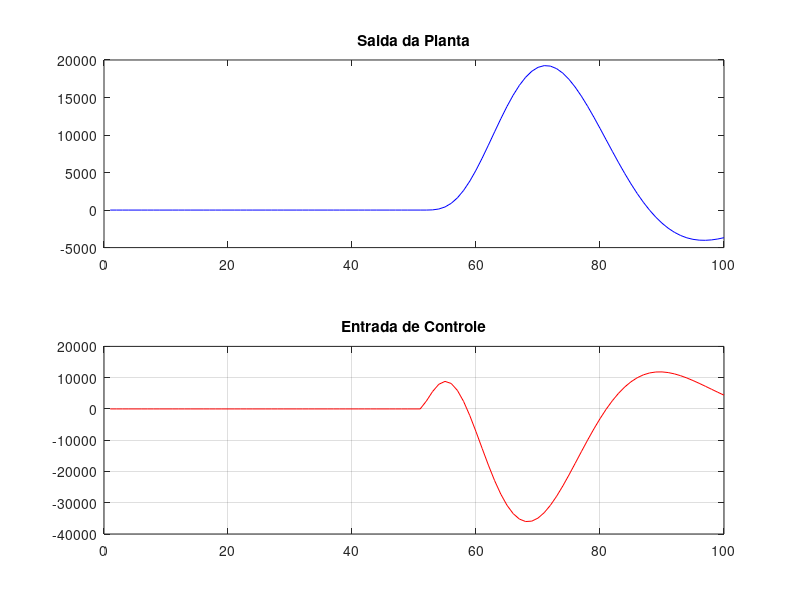

Source code (MATLAB):
% Planta de fase não mínima -> Tem um zero no semiplano direito. 
%Consequência a planta tem um undershoot (começa ao contrário) e só depois
%vai pra referência
clear all;
clc;

%Parametros do controlador

N = 15;  %Horizonte de predição 
M = 10;  %Ações de Controle 
lambda = 10; %Controla a agressvidade, menor lambida mais agressivo
Ns = 50; %Periodo de amostragem -> Truncamentos no momento em que a resposta ao degrau estabiliza
R = ones(N,1);


%Dados da planta simulada
% Código para discretizar a partir de função de transferência 
% c2d(G,0.2) -> Parametros tf e periodo de amostragem 

% Dado da questão/situação 
B =  [0.01036 0.0107]; %Numérador da função de tranferência do domínio Z
A =  [1 -2.126 1.105]; %Denominador da função de tranferência do domínio Z
PeriodoAmostragem = 0.1; 

%--- Dados da Simulação 
TempoSimulacao = 10;
k=1;
Amostras = TempoSimulacao/PeriodoAmostragem;


%---- Aplicação do Degrau Unitário na Planta 

udegrau = ones(1,N+Ns);
g=ones(1,N+Ns);
for k=1:N+Ns
     if (k-2)>0
            g(k) = -A(2)*g(k-1) -A(3)*g(k-2) + B(1)*udegrau(k-1) + B(2)*udegrau(k-2);
        else
            if (k-1)>0
                g(k) = -A(2)*g(k-1) + B(1)*udegrau(k-1);
            else 
                g(k)=0;
            end
     end
end


%----- Calcular a Matriz de Resposta Forçada 
G = zeros(N,M);

for i=1:N
    for j=1:M
        if(j<=i)
            G(i,j) = g(i-j+1);
        end
    end
end


%----- Executar o Controlador 
ym=zeros(1,Amostras); %escrevi depois
for k=1:Amostras % até aqui foi copiado do prof . %Quando k=67 problema. Excede tamanho do vetor g; 
    
    %---- Ler da Planta 
    if (k-2)>0
        ym(k) = -A(2)*ym(k-1) -A(3)*ym(k-2) + B(1)*uctrl(k-1) + B(2)*uctrl(k-2);
    else
        if (k-1)>0
            ym(k) = -A(2)*ym(k-1) + B(1)*uctrl(k-1);
        else 
            ym(k)=0;
        end
    end    
    %---- Calcular Vetor de Resposta Livres (F) vai de 1 até N
    F=zeros(N,1);
    soma=0;
    for j=1:N 
        soma=0;
        for i=1:Ns
            if(k-i)>0
                soma=soma+(g(i+j)-g(i))*du(k-i); %quando k>11 k-i>10
                %soma=0;
            end
        end
        F(j,1)=soma+ym(k);
    end
    
    deltau=inv(G'*G+lambda*eye(M,M))*G'*(R-F);
    du(k)  = deltau(1);
    if (k-1)>0
        uctrl(k)=uctrl(k-1)+deltau(1);
    else
        uctrl(k)=deltau(1);
    end

end

subplot(2,1,1);
plot(ym,'b');
title('Saida da Planta')

subplot(2,1,2);
plot(uctrl,'r');
title('Entrada de Controle')

grid on